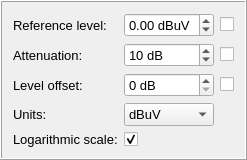
          <widget class="QFrame" name="amplitudeFrame">
           <property name="frameShape">
            <enum>QFrame::Box</enum>
           </property>
           <property name="frameShadow">
            <enum>QFrame::Raised</enum>
           </property>
           <layout class="QGridLayout" name="gridLayout_7">
            <item row="4" column="3">
             <widget class="QCheckBox" name="leveloffset_checkbox">
              <property name="text">
               <string/>
              </property>
             </widget>
            </item>
            <item row="4" column="1">
             <widget class="QLabel" name="label_11">
              <property name="font">
               <font>
                <pointsize>10</pointsize>
               </font>
              </property>
              <property name="frameShape">
               <enum>QFrame::NoFrame</enum>
              </property>
              <property name="midLineWidth">
               <number>1</number>
              </property>
              <property name="text">
               <string>Level offset:</string>
              </property>
             </widget>
            </item>
            <item row="3" column="1">
             <widget class="QLabel" name="label_12">
              <property name="font">
               <font>
                <pointsize>10</pointsize>
               </font>
              </property>
              <property name="frameShape">
               <enum>QFrame::NoFrame</enum>
              </property>
              <property name="midLineWidth">
               <number>1</number>
              </property>
              <property name="text">
               <string>Attenuation:</string>
              </property>
             </widget>
            </item>
            <item row="4" column="2">
             <widget class="QSpinBox" name="leveloffset_spinbox">
              <property name="font">
               <font>
                <pointsize>10</pointsize>
               </font>
              </property>
              <property name="wrapping">
               <bool>false</bool>
              </property>
              <property name="alignment">
               <set>Qt::AlignLeading|Qt::AlignLeft|Qt::AlignVCenter</set>
              </property>
              <property name="suffix">
               <string> dB</string>
              </property>
              <property name="maximum">
               <number>100000000</number>
              </property>
             </widget>
            </item>
            <item row="3" column="2">
             <widget class="QSpinBox" name="attenuation_spinbox">
              <property name="font">
               <font>
                <pointsize>10</pointsize>
               </font>
              </property>
              <property name="wrapping">
               <bool>false</bool>
              </property>
              <property name="alignment">
               <set>Qt::AlignLeading|Qt::AlignLeft|Qt::AlignVCenter</set>
              </property>
              <property name="suffix">
               <string> dB</string>
              </property>
              <property name="maximum">
               <number>1000000000</number>
              </property>
              <property name="singleStep">
               <number>5</number>
              </property>
              <property name="value">
               <number>10</number>
              </property>
             </widget>
            </item>
            <item row="6" column="1">
             <widget class="QLabel" name="label_16">
              <property name="font">
               <font>
                <pointsize>10</pointsize>
               </font>
              </property>
              <property name="text">
               <string>Logarithmic scale:</string>
              </property>
             </widget>
            </item>
            <item row="2" column="3">
             <widget class="QCheckBox" name="referencelevel_checkbox">
              <property name="text">
               <string notr="true"/>
              </property>
              <property name="tristate">
               <bool>false</bool>
              </property>
             </widget>
            </item>
            <item row="2" column="1">
             <widget class="QLabel" name="label_10">
              <property name="font">
               <font>
                <pointsize>10</pointsize>
               </font>
              </property>
              <property name="autoFillBackground">
               <bool>false</bool>
              </property>
              <property name="frameShape">
               <enum>QFrame::NoFrame</enum>
              </property>
              <property name="midLineWidth">
               <number>1</number>
              </property>
              <property name="text">
               <string>Reference level:</string>
              </property>
             </widget>
            </item>
            <item row="3" column="3">
             <widget class="QCheckBox" name="attenuation_checkbox">
              <property name="text">
               <string/>
              </property>
             </widget>
            </item>
            <item row="5" column="1">
             <widget class="QLabel" name="label_14">
              <property name="font">
               <font>
                <pointsize>10</pointsize>
               </font>
              </property>
              <property name="text">
               <string>Units:</string>
              </property>
             </widget>
            </item>
            <item row="5" column="2">
             <widget class="QComboBox" name="units_combobox">
              <property name="font">
               <font>
                <pointsize>10</pointsize>
               </font>
              </property>
              <property name="currentIndex">
               <number>5</number>
              </property>
              <item>
               <property name="text">
                <string>dBm</string>
               </property>
              </item>
              <item>
               <property name="text">
                <string>V</string>
               </property>
              </item>
              <item>
               <property name="text">
                <string>A</string>
               </property>
              </item>
              <item>
               <property name="text">
                <string>W</string>
               </property>
              </item>
              <item>
               <property name="text">
                <string>dBpW</string>
               </property>
              </item>
              <item>
               <property name="text">
                <string>dBuV</string>
               </property>
              </item>
              <item>
               <property name="text">
                <string>dBmV</string>
               </property>
              </item>
              <item>
               <property name="text">
                <string>dBuA</string>
               </property>
              </item>
             </widget>
            </item>
            <item row="6" column="2">
             <widget class="QCheckBox" name="scaleCheckbox">
              <property name="sizePolicy">
               <sizepolicy hsizetype="Fixed" vsizetype="Fixed">
                <horstretch>0</horstretch>
                <verstretch>0</verstretch>
               </sizepolicy>
              </property>
              <property name="font">
               <font>
                <pointsize>10</pointsize>
               </font>
              </property>
              <property name="locale">
               <locale language="English" country="Denmark"/>
              </property>
              <property name="text">
               <string/>
              </property>
              <property name="checked">
               <bool>true</bool>
              </property>
             </widget>
            </item>
            <item row="2" column="2">
             <widget class="QDoubleSpinBox" name="referencelevel_spinbox">
              <property name="sizePolicy">
               <sizepolicy hsizetype="Ignored" vsizetype="Fixed">
                <horstretch>0</horstretch>
                <verstretch>0</verstretch>
               </sizepolicy>
              </property>
              <property name="font">
               <font>
                <pointsize>10</pointsize>
               </font>
              </property>
              <property name="wrapping">
               <bool>false</bool>
              </property>
              <property name="alignment">
               <set>Qt::AlignLeading|Qt::AlignLeft|Qt::AlignVCenter</set>
              </property>
              <property name="prefix">
               <string/>
              </property>
              <property name="suffix">
               <string> dBuV</string>
              </property>
              <property name="minimum">
               <double>-999.000000000000000</double>
              </property>
              <property name="maximum">
               <double>9999.989999999999782</double>
              </property>
              <property name="singleStep">
               <double>0.100000000000000</double>
              </property>
             </widget>
            </item>
           </layout>
          </widget>
